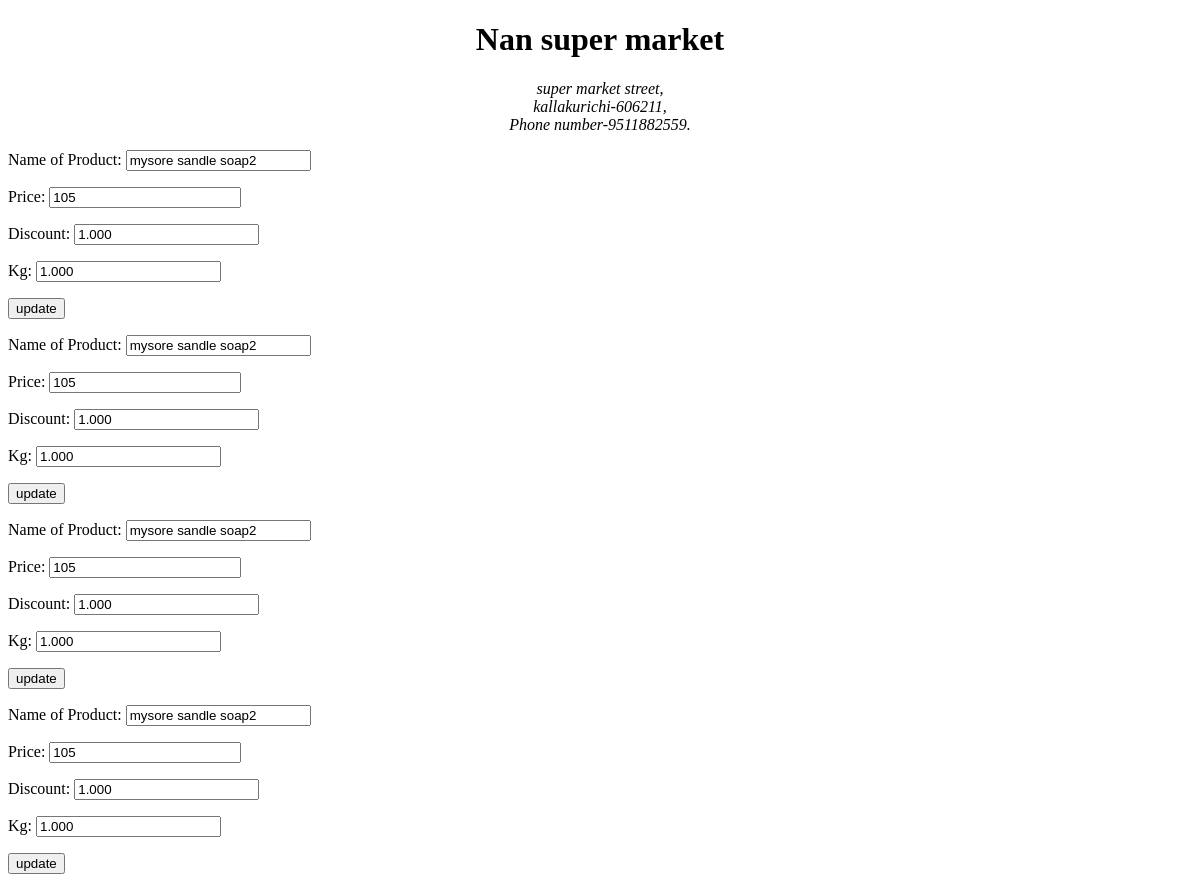
The page /update/3 on the database as committed earlier.
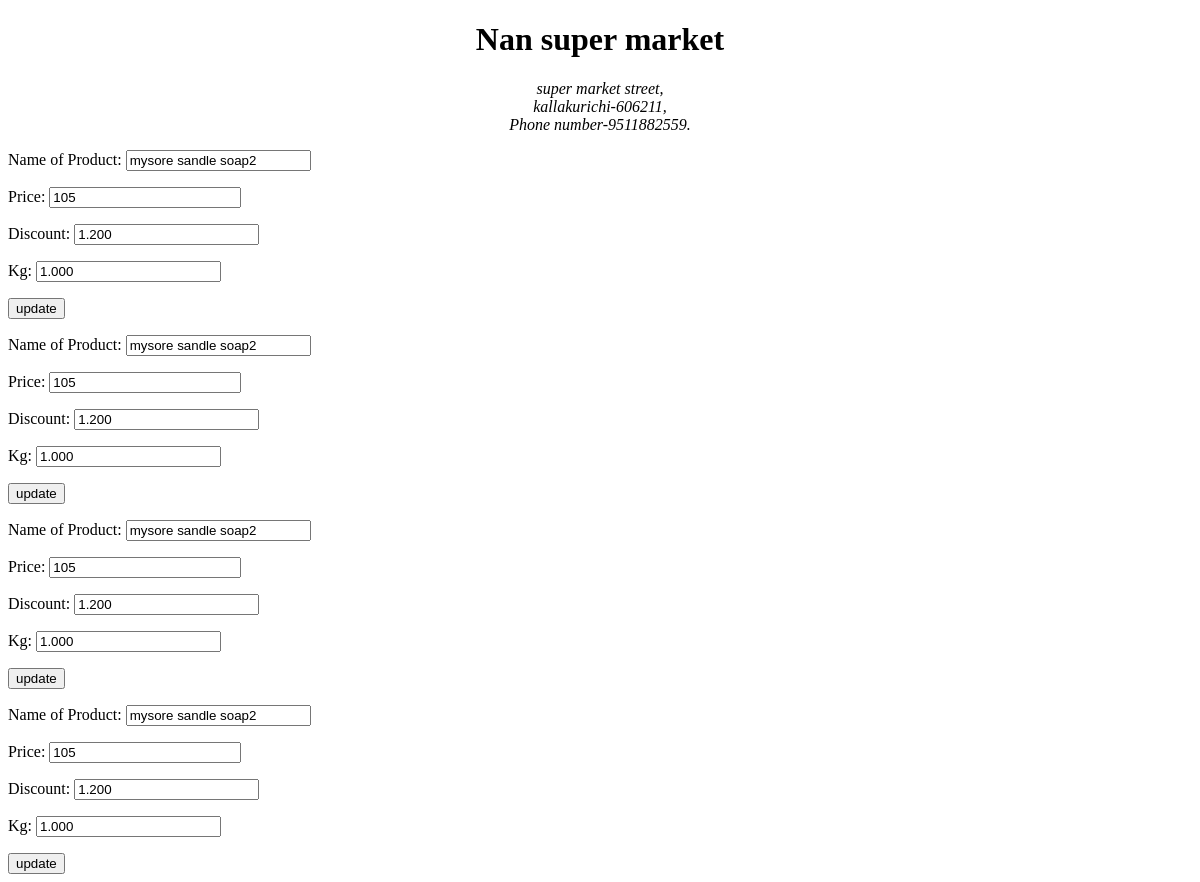
The same page on the database as committed later.
### bill_app/models.py (models this page shows, shortened)
class Store_add(models.Model):
    Name_of_Product = models.CharField(max_length=100)
    kg = models.DecimalField(max_digits=10, decimal_places=3)
    Price = models.BigIntegerField()
    Discount = models.DecimalField(max_digits=10, decimal_places=3)

### bill_app/views.py (the view)
# urls.py: path('update/<int:id>', views.update),
def update(request, id):
    context = {}
    obj = get_object_or_404(Store_add, id=id)
    form = data(request.POST or None, instance=obj)
    if form.is_valid():
        form.save()
    context["form"] = form
    return render(request, 'update.html', context=context)

### bill_app/form.py
class data(forms.ModelForm):
    class Meta:
        model = Store_add
        fields = ['Name_of_Product', 'Price', 'Discount','kg']

### template/update.html (shortened to what this page needs)
{% extends 'base.html' %}
{% block content %}
<form method="post">
{% for forms in form %}
        {{ form.as_p }}
        <input type="submit" value="update">
</form>
{% endfor %}
{% endblock %}

Rows that differ between the two databases and show on the page:
changed Store_add "mysore sandle soap2": Discount "1.000" → "1.200"
